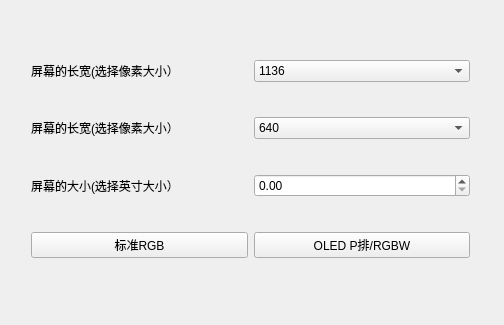
<?xml version="1.0" encoding="UTF-8"?>
<ui version="4.0">
 <class>Widget</class>
 <widget class="QWidget" name="Widget">
  <property name="geometry">
   <rect>
    <x>0</x>
    <y>0</y>
    <width>504</width>
    <height>325</height>
   </rect>
  </property>
  <property name="windowTitle">
   <string>Widget</string>
  </property>
  <widget class="QWidget" name="gridLayoutWidget">
   <property name="geometry">
    <rect>
     <x>20</x>
     <y>20</y>
     <width>461</width>
     <height>281</height>
    </rect>
   </property>
   <layout class="QGridLayout" name="gridLayout">
    <item row="0" column="0">
     <widget class="QLabel" name="label">
      <property name="text">
       <string>屏幕的长宽(选择像素大小）</string>
      </property>
     </widget>
    </item>
    <item row="0" column="1">
     <widget class="QComboBox" name="comboBox">
      <item>
       <property name="text">
        <string>1136</string>
       </property>
      </item>
      <item>
       <property name="text">
        <string>1280</string>
       </property>
      </item>
      <item>
       <property name="text">
        <string>1334</string>
       </property>
      </item>
      <item>
       <property name="text">
        <string>1600</string>
       </property>
      </item>
      <item>
       <property name="text">
        <string>1680</string>
       </property>
      </item>
      <item>
       <property name="text">
        <string>1920</string>
       </property>
      </item>
      <item>
       <property name="text">
        <string>2048</string>
       </property>
      </item>
      <item>
       <property name="text">
        <string>2160</string>
       </property>
      </item>
      <item>
       <property name="text">
        <string>2560</string>
       </property>
      </item>
      <item>
       <property name="text">
        <string>2436</string>
       </property>
      </item>
      <item>
       <property name="text">
        <string>2732</string>
       </property>
      </item>
      <item>
       <property name="text">
        <string>2880</string>
       </property>
      </item>
      <item>
       <property name="text">
        <string>2960</string>
       </property>
      </item>
      <item>
       <property name="text">
        <string>3840</string>
       </property>
      </item>
     </widget>
    </item>
    <item row="1" column="0">
     <widget class="QLabel" name="label_2">
      <property name="text">
       <string>屏幕的长宽(选择像素大小）</string>
      </property>
     </widget>
    </item>
    <item row="1" column="1">
     <widget class="QComboBox" name="comboBox_2">
      <item>
       <property name="text">
        <string>640</string>
       </property>
      </item>
      <item>
       <property name="text">
        <string>720</string>
       </property>
      </item>
      <item>
       <property name="text">
        <string>750</string>
       </property>
      </item>
      <item>
       <property name="text">
        <string>1050</string>
       </property>
      </item>
      <item>
       <property name="text">
        <string>1080</string>
       </property>
      </item>
      <item>
       <property name="text">
        <string>1125</string>
       </property>
      </item>
      <item>
       <property name="text">
        <string>1440</string>
       </property>
      </item>
      <item>
       <property name="text">
        <string>1536</string>
       </property>
      </item>
      <item>
       <property name="text">
        <string>1600</string>
       </property>
      </item>
      <item>
       <property name="text">
        <string>1800</string>
       </property>
      </item>
      <item>
       <property name="text">
        <string>2048</string>
       </property>
      </item>
      <item>
       <property name="text">
        <string>2160</string>
       </property>
      </item>
     </widget>
    </item>
    <item row="2" column="1">
     <widget class="QDoubleSpinBox" name="doubleSpinBox"/>
    </item>
    <item row="2" column="0">
     <widget class="QLabel" name="label_3">
      <property name="text">
       <string>屏幕的大小(选择英寸大小）</string>
      </property>
     </widget>
    </item>
    <item row="3" column="0">
     <widget class="QPushButton" name="pushButton">
      <property name="text">
       <string>标准RGB</string>
      </property>
     </widget>
    </item>
    <item row="3" column="1">
     <widget class="QPushButton" name="pushButton_2">
      <property name="text">
       <string>OLED P排/RGBW</string>
      </property>
     </widget>
    </item>
   </layout>
  </widget>
 </widget>
 <layoutdefault spacing="6" margin="11"/>
 <resources/>
 <connections/>
</ui>
